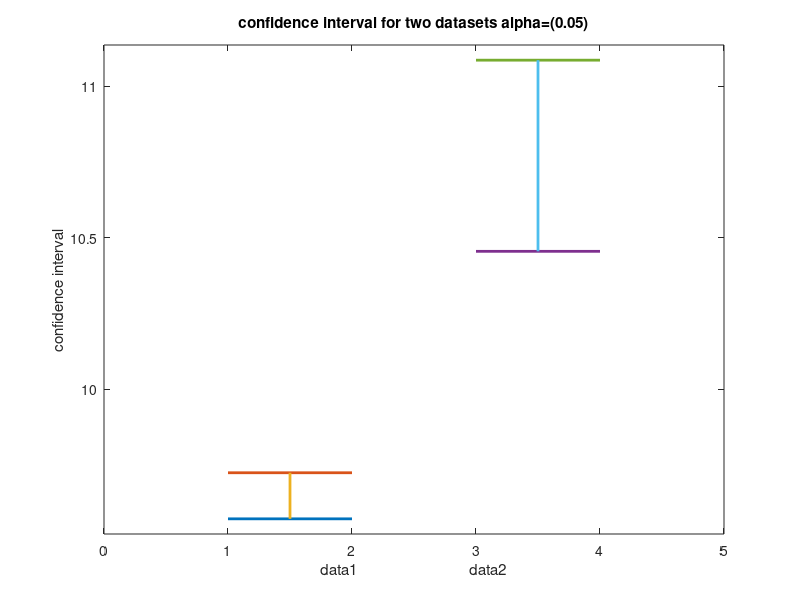
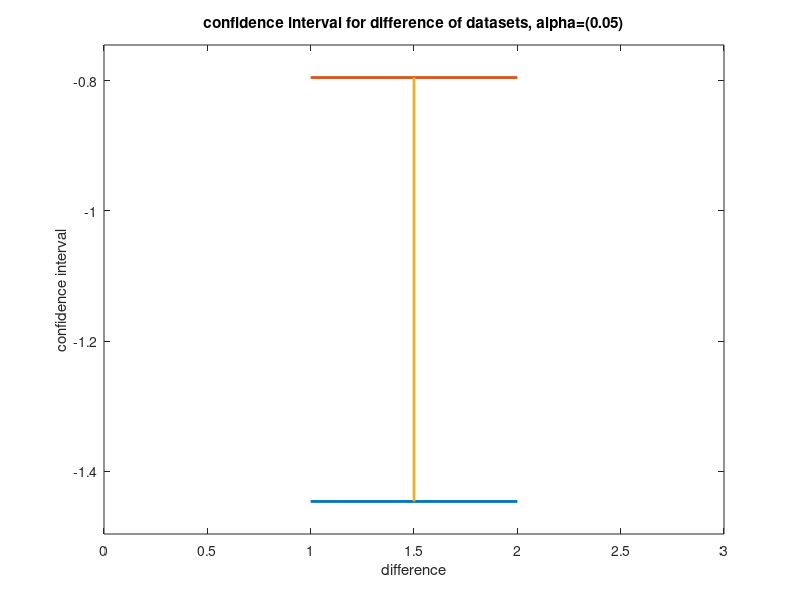
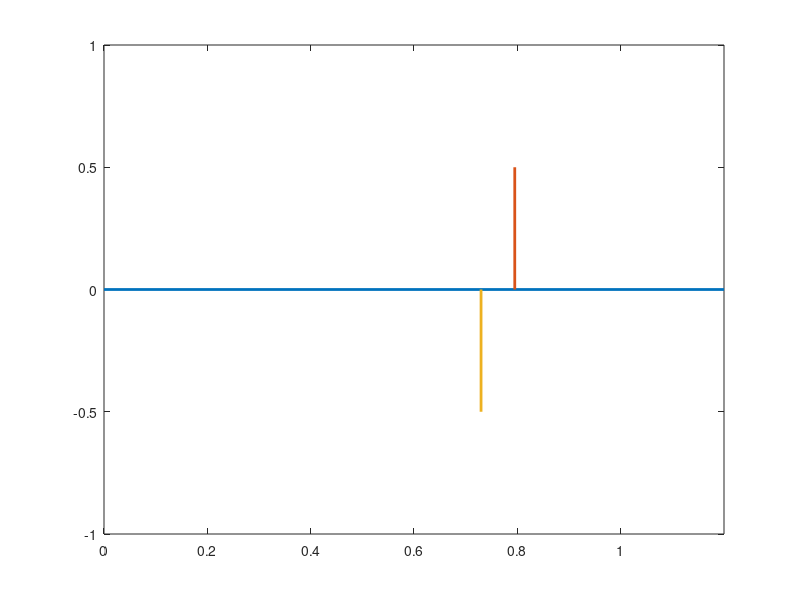

These charts were generated, in order, by the following MATLAB code:
close all;
clear;
load('data_lab7.mat')
fileID = fopen('island1.txt','r');
arr1=fscanf(fileID,'%f');
fclose(fileID);
fileID = fopen('island2.txt','r');
arr2=fscanf(fileID,'%f');
fclose(fileID);



mean1=mean(arr1)
mean2=mean(arr2)

s1=std(arr1)
s2=std(arr2)

n1=size(arr1,1)
n2=size(arr2,1)

tval1=1.963
tval2=2.018

cimin1=mean1-(s1*tval1)/(n1^(0.5));
cimin2=mean2-(s2*tval2)/(n2^(0.5));

cimax1=mean1+(s1*tval1)/(n1^(0.5));
cimax2=mean2+(s2*tval2)/(n2^(0.5));

int1=cimax1-cimin2;

CI1 = [cimin1 cimax1]
CI2 = [cimin2 cimax2]


%%
figure;
plot([1 2],[CI1(1) CI1(1)],'lineWidth',2)
hold on
plot([1 2],[CI1(2) CI1(2)],'lineWidth',2)
hold on
plot([1.5 1.5], CI1,'lineWidth',2)
hold on
plot([3 4],[CI2(1) CI2(1)],'lineWidth',2)
hold on
plot([3 4],[CI2(2) CI2(2)],'lineWidth',2)
hold on
plot([3.5 3.5], CI2,'lineWidth',2)
xlabel('data1                            data2')
ylabel('confidence interval')
title('confidence interval for two datasets alpha=(0.05)')

av1=[CI1 CI2];
ylim([min(av1)-0.05 max(av1)+0.05])
xlim([0 5])



%% q1 part 2
% we can take a sample size which is minimum of sample size from both of
% them


n=1000;
flags=zeros(n,1);

for i=1:n
    sample1=arr1(randperm(size(arr1,1),size(arr2,1)));

    
    mean1=mean(sample1);
    mean2=mean(arr2);

    s1=std(sample1);
    s2=std(arr2);

    n1=size(sample1,1);
    n2=size(arr2,1);

    tval1=2.018;
    tval2=2.018;

    cimin1=mean1-(s1*tval1)/(n1^(0.5));
    cimin2=mean2-(s2*tval2)/(n2^(0.5));

    cimax1=mean1+(s1*tval1)/(n1^(0.5));
    cimax2=mean2+(s2*tval2)/(n2^(0.5));



    CI1 = [cimin1 cimax1];
    CI2 = [cimin2 cimax2];
    
    if(min(CI1) > max(CI2) )
        flags(i)=1;
    end
    if(min(CI2) > max(CI1) )
        flags(i)=1;
    end
    

    

end

(sum(flags)/n)*100



mean1=mean(arr1);
mean2=mean(arr2);

s1=std(arr1);
s2=std(arr2);

n1=size(arr1,1);
n2=size(arr2,1);

abc1=(s1*s1*(n1-1)+ s2*s2*(n2-1))/(n1+n2-2);
abc2=(1/n1 +1/n2)^(0.5);
abc1=abc1^(0.5);

abc1=abc1*abc2;


tval1=1.963;
abc1=abc1*tval1;

m1_m_m2=mean1-mean2

cimin1=mean1-mean2-abc1;
cimax1=mean1-mean2+abc1;

CI=[cimin1 cimax1]


figure;
plot([1 2],[CI(1) CI(1)],'lineWidth',2)
hold on
plot([1 2],[CI(2) CI(2)],'lineWidth',2)
hold on
plot([1.5 1.5], CI,'lineWidth',2)
xlabel('difference')
ylabel('confidence interval')
title('confidence interval for difference of datasets, alpha=(0.05)')


av1=CI ;
ylim([min(av1)-0.05 max(av1)+0.05])
xlim([0 3])


int1=abs(int1);
CI=abs(CI);
figure;
plot([0 1.2],[ 0 0], 'lineWidth',2)
hold on
plot([min(CI) min(CI)], [ 0 0.5], 'lineWidth',2)
hold on
plot([int1 int1], [ 0 -0.5], 'lineWidth',2)
hold on

xlim([0 1.2])
ylim([-1 1])








